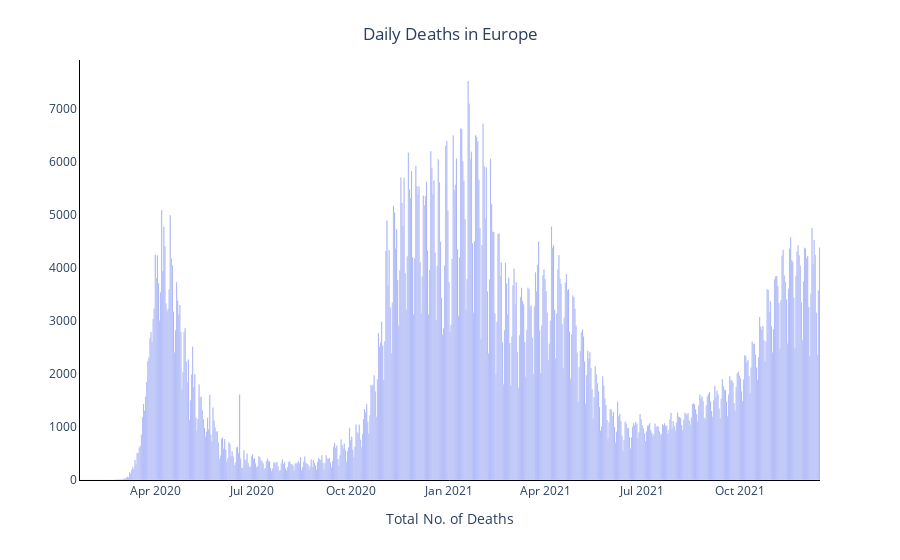

Source (notebook cell):
### Code cell
fig = go.Figure()

fig = px.bar(daily_total_death, x="date", y="daily_deaths")

fig.update_layout(plot_bgcolor = "white",
                  showlegend=False,
                  xaxis = dict(title = "Total No. of Deaths", linecolor = "black"),
                  yaxis = dict(title = " ", linecolor = "black"),
                  title={ 'text': "Daily Deaths in Europe",
                    'y':0.95,
                    'x':0.5})


fig.show()

### Figure 1 — Plotly figure (JSON) as saved in the notebook; plotly's stock layout.template omitted (floating-point values rounded to 4 significant figures; data arrays with more than 128 entries replaced by an {"elided": "..."} marker saying what was removed)
{"data": [{"alignmentgroup": "True", "hovertemplate": "date=%{x}<br>daily_deaths=%{y}<extra></extra>", "legendgroup": "", "marker": {"color": "#636efa", "pattern": {"shape": ""}}, "name": "", "offsetgroup": "", "orientation": "v", "showlegend": false, "textposition": "auto", "type": "bar", "x": {"elided": "693 str values"}, "xaxis": "x", "y": {"elided": "693 int values"}, "yaxis": "y"}], "layout": {"barmode": "relative", "legend": {"tracegroupgap": 0}, "margin": {"t": 60}, "plot_bgcolor": "white", "showlegend": false, "title": {"text": "Daily Deaths in Europe", "x": 0.5, "y": 0.95}, "xaxis": {"anchor": "y", "domain": [0, 1], "linecolor": "black", "title": {"text": "Total No. of Deaths"}}, "yaxis": {"anchor": "x", "domain": [0, 1], "linecolor": "black", "title": {"text": " "}}}}
